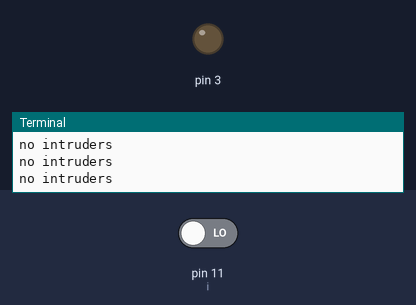
The program below on a simulated Raspberry Pi (header pin numbers). On the bench: output pins drawn as LEDs (lit = HIGH), the last lines printed to the terminal. Inputs (shaded band) come from the test bench; at power-on: pin 11 (i) LOW.

Above: at 1.2 s.
1.3 s: pin 11 (i) driven HIGH
At 1.9 s:
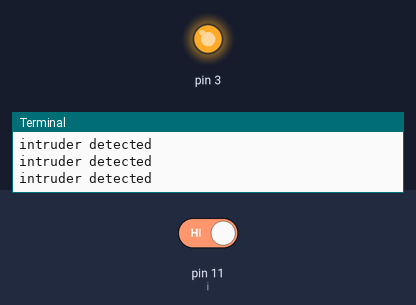
2.8 s: pin 11 (i) driven LOW
At 3.1 s:
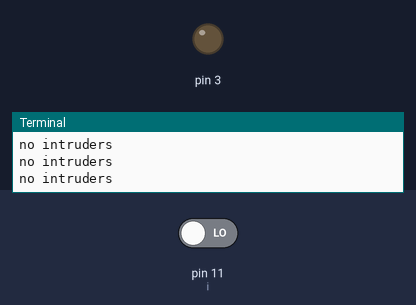
Timing chart, 0 to 5.8 s (numbered marks = the images above; inputs shaded):
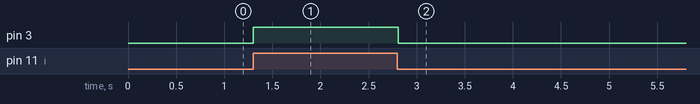

The program:

PIR_test.py
```python
import RPi.GPIO as GPIO
import time
GPIO.setwarnings(False)
GPIO.setmode(GPIO.BOARD)
GPIO.setup(11, GPIO.IN) #read output from PIR sensor
GPIO.setup(3, GPIO.OUT) #output for LED pin

while True:
    i = GPIO.input(11)
    if i == 0: #when output from PIR is low
        print ('no intruders'), i
        GPIO.output(3, 0)  #turn off LED
        time.sleep(0.1)

    elif i ==1: #when output from PIR is high
            print ('intruder detected'), i
            GPIO.output(3, 1) #turn on LED
            time.sleep(0.1)
```

Measured:
- after the input at 1.3 s, pin 3: LOW → HIGH at once
- after the input at 2.8 s, pin 3: HIGH → LOW at once
